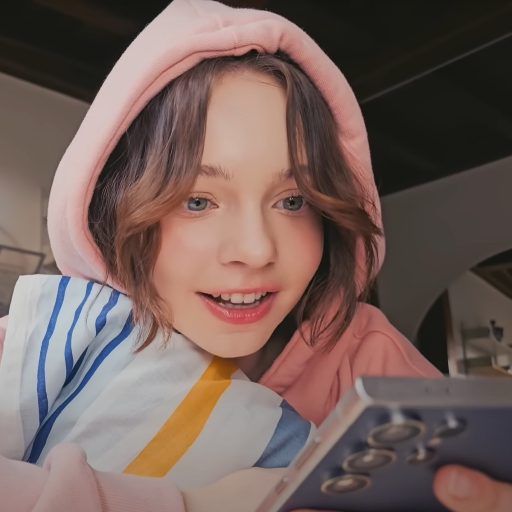
#> input picture Nathan_1101220356/Bagian3/Nomor1/emma.jpg, 512 x 512 px
$ jupyter execute jawaban.ipynb
#> lines starting #> are read from the running program, lines starting #| are printed output that depends on the picture
[cell 1]
import cv2
import numpy as np
import matplotlib.pyplot as plt

[cell 2]

# read the image
image = cv2.imread('emma.jpg')
#> image is the input picture: shape (512, 512, 3); mean B, G, R 91.1, 96.4, 116.7

# convert color image into grayscale image
img1 = cv2.cvtColor(image, cv2.COLOR_RGB2BGR)

# cmap stands for colormap
plt.imshow(img1)

# display that image
plt.show()

[cell 3]
fig = plt.figure(figsize=(10, 7))

rows = 4
columns = 1

# reading images
Image1 = cv2.imread('emma.jpg')
Image1 = cv2.cvtColor(Image1, cv2.COLOR_RGB2BGR)
Image2 = cv2.imread('emma_flip_horizontal.jpg')
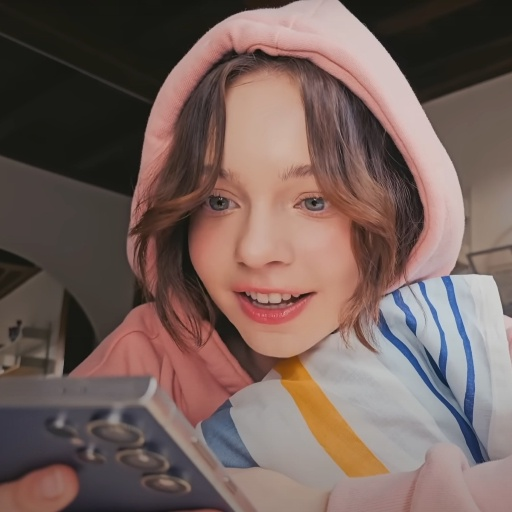
#> input picture Nathan_1101220356/Bagian3/Nomor1/emma_flip_horizontal.jpg, 512 x 512 px
#> Image2 is the input picture: shape (512, 512, 3); mean B, G, R 91, 96.4, 116.7
Image2 = cv2.cvtColor(Image2, cv2.COLOR_RGB2BGR)
Image3 = cv2.imread('emma_flip_vertikal.jpg')
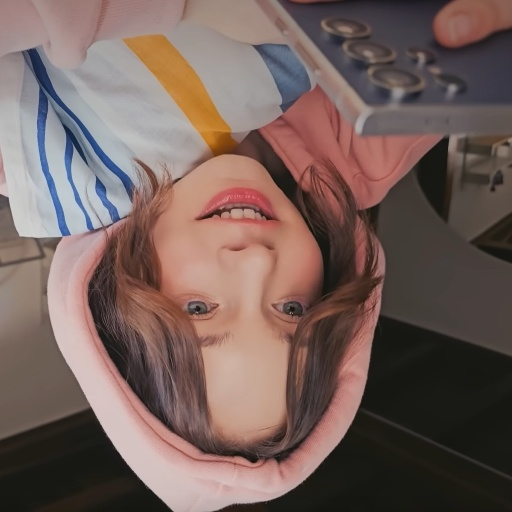
#> input picture Nathan_1101220356/Bagian3/Nomor1/emma_flip_vertikal.jpg, 512 x 512 px
#> Image3 is the input picture: shape (512, 512, 3); mean B, G, R 91, 96.4, 116.7
Image3 = cv2.cvtColor(Image3, cv2.COLOR_RGB2BGR)
Image4 = cv2.imread('emma_transpose.jpg')
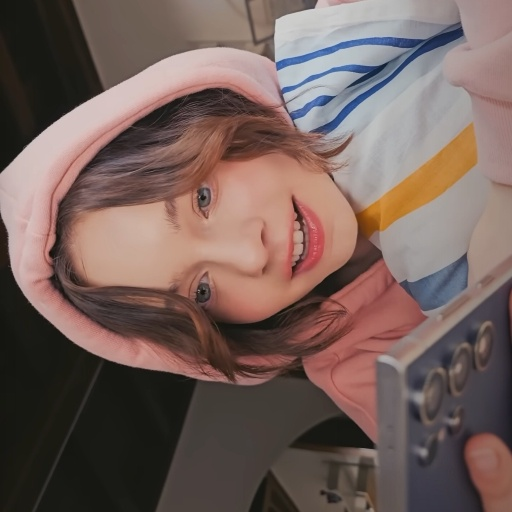
#> input picture Nathan_1101220356/Bagian3/Nomor1/emma_transpose.jpg, 512 x 512 px
#> Image4 is the input picture: shape (512, 512, 3); mean B, G, R 91, 96.4, 116.7
Image4 = cv2.cvtColor(Image4, cv2.COLOR_RGB2BGR)

# Adds a subplot at the 1st position
fig.add_subplot(columns, rows, 1)

# showing image
plt.imshow(Image1)
plt.axis('off')
plt.title("Normal")

# Adds a subplot at the 2nd position
fig.add_subplot(columns, rows, 2)

# showing image
plt.imshow(Image2)
plt.axis('off')
plt.title("Flip Horizontal")

# Adds a subplot at the 3rd position
fig.add_subplot(columns, rows, 3)

# showing image
plt.imshow(Image3)
plt.axis('off')
plt.title("Flip Vertikal")

# Adds a subplot at the 4th position
fig.add_subplot(columns, rows, 4)

# showing image
plt.imshow(Image4)
plt.axis('off')
plt.title("Transpose")
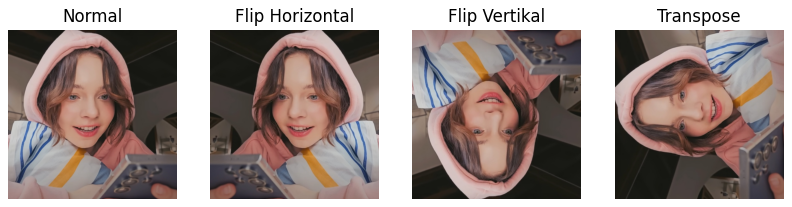
#> figure drawn by matplotlib, 4 panels
